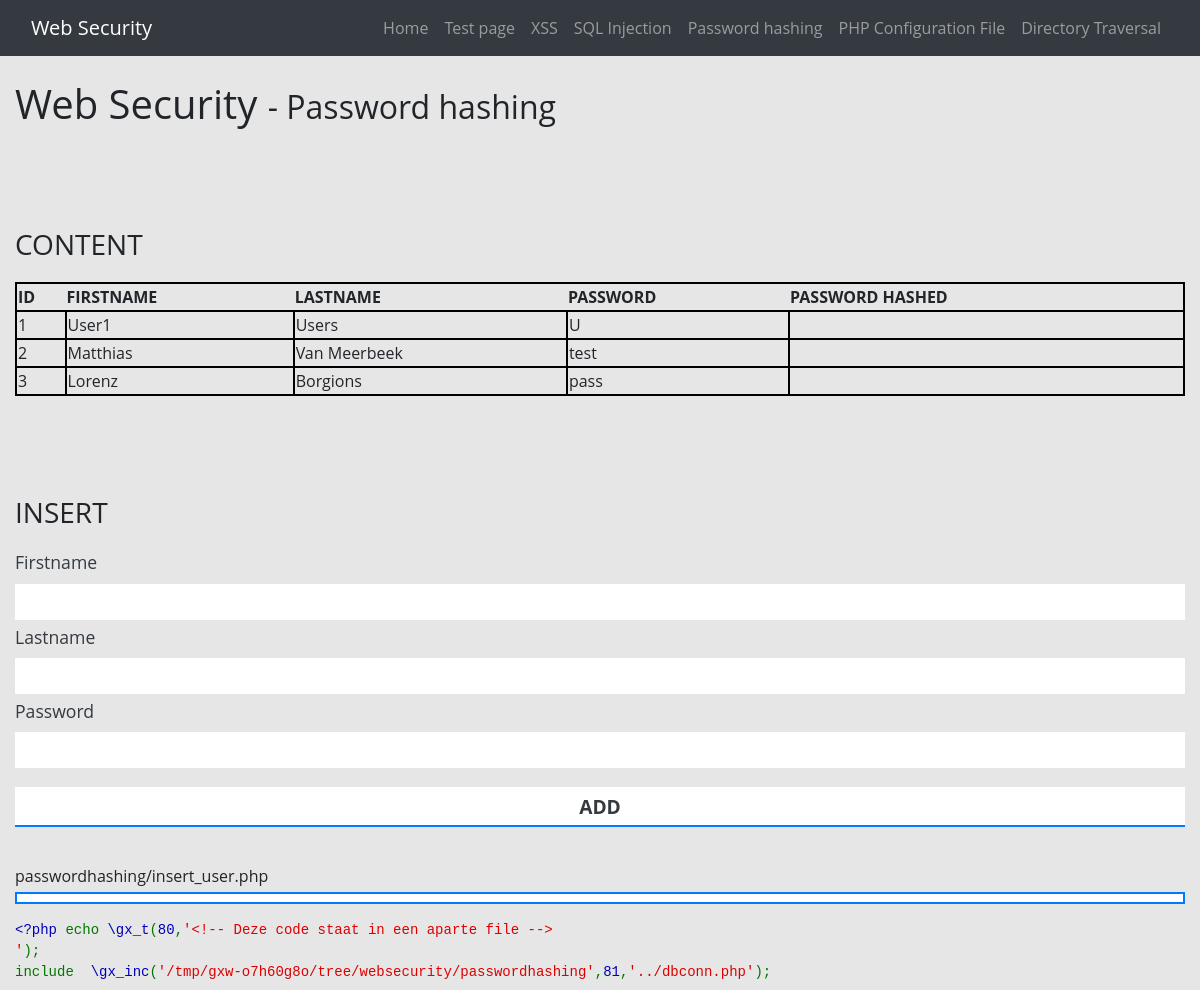
The app's page /websecurity/passwordhashing.php (upper part), older data.
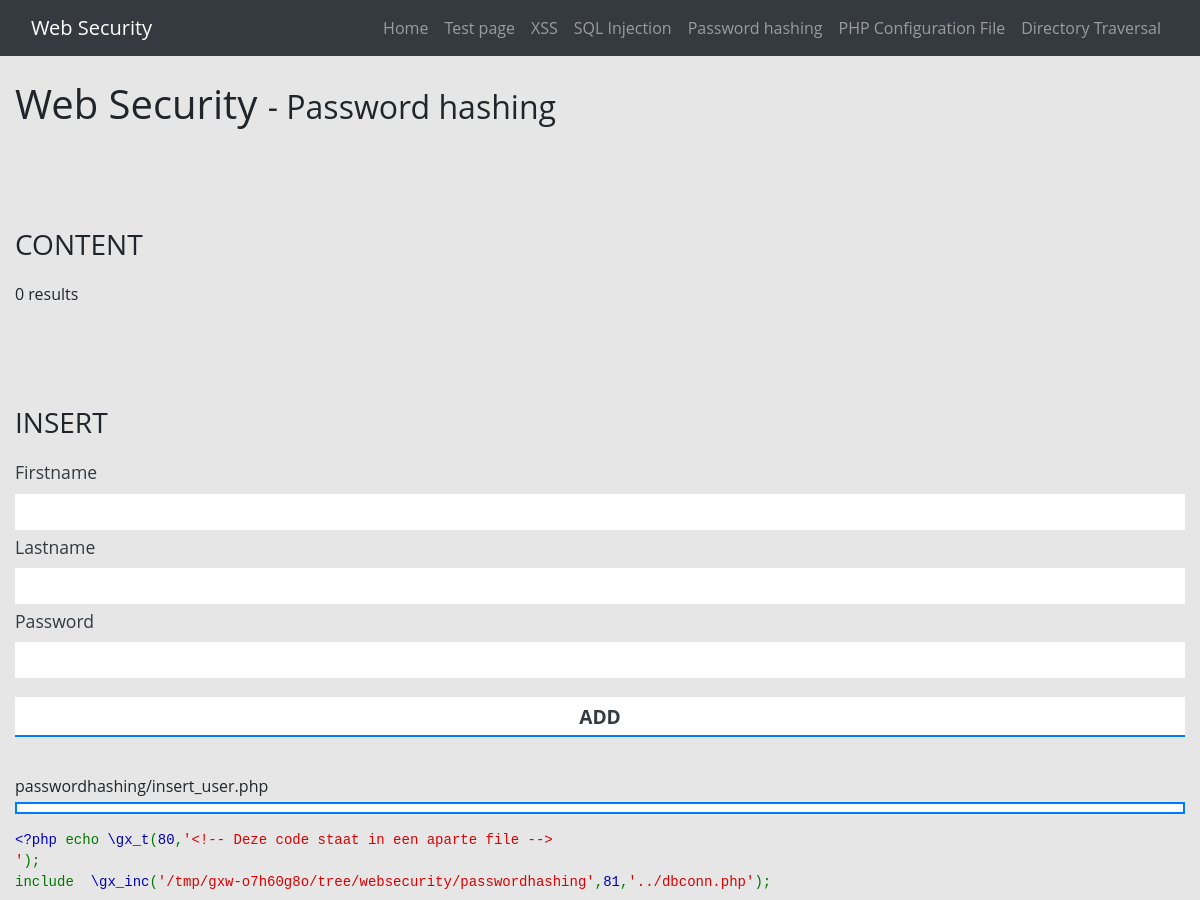
The same page, newer data.
### tables this page shows
CREATE TABLE `users` (
  `id` bigint(20) UNSIGNED NOT NULL,
  `firstname` varchar(128) NOT NULL,
  `lastname` varchar(128) NOT NULL,
  `password` varchar(128) NOT NULL,
  `passwordhashed` varchar(256) NOT NULL
);

### websecurity/selectall_user.php (the view)
<?php
$sql = "SELECT * FROM users";
$result = $connection->query($sql);
if ($result->num_rows > 0) {
    echo "<table><thead><tr><th>ID</th><th>FIRSTNAME</th><th>LASTNAME</th><th>PASSWORD</th><th>PASSWORD HASHED</th></tr></thead><tbody>";
    while($row = $result->fetch_assoc()) {
        echo "<tr><td>" . $row["id"]. " </td><td>" . $row["firstname"]. "</td><td>" . $row["lastname"]. "</td><td>" . $row["password"]. "</td><td>" . $row["passwordhashed"]. "</td></tr>";
    }
    echo "</tbody></table>";
} else {
    echo "0 results";
}
?>

### websecurity/passwordhashing.php (shortened to what this page needs)
<?php
include 'dbconn.php';
?>
<!DOCTYPE html>
<html lang="en">
<head>
	<?php
	include 'head.php';
	?>
</head>
<body>
	<?php
	include 'navigation.php';
	?>
	<main>
		<div class="container">
			<h1 class="my-4">Web Security
				<small>- Password hashing</small>
			</h1>
			<h3>CONTENT</h3>
            <?php
			include 'selectall_user.php';
			?>
			<h3>INSERT</h3>
			<form action="passwordhashing/insert_user.php" method="POST">
				<p>
					<label for="firstname">Firstname</label>
					<input type="text" id="firstname" name="firstname" required/>
				</p>
				<p>
					<label for="lastname">Lastname</label>
					<input type="text" id="lastname" name="lastname" required/>
				</p>
				<p>
					<label for="password">Password</label>
					<input type="text" id="password" name="password" required/>
				</p>
				<input type="submit" value="ADD"/>
			</form>
			<h4>passwordhashing/insert_user.php</h4>
			<p class="code">
			</p>
		</div>
	</main>
</body>
</html>

### websecurity/head.php (shortened to what this page needs)
<link href="vendor/bootstrap/css/bootstrap.min.css" rel="stylesheet">
<link href="css/3-col-portfolio.css" rel="stylesheet">

### websecurity/navigation.php (shortened to what this page needs)
<nav class="navbar navbar-expand-lg navbar-dark bg-dark fixed-top">
	<div class="container">
		<a class="navbar-brand" href="#">Web Security</a>
		<div class="collapse navbar-collapse" id="navbarResponsive">
			<ul class="navbar-nav ml-auto">
				<li class="nav-item">
					<a class="nav-link" href="index.php">Home</a>
				</li>
				<li class="nav-item">
					<a class="nav-link" href="test.php">Test page</a>
				</li>
				<li class="nav-item">
					<a class="nav-link" href="xss.php">XSS</a>
				</li>
				<li class="nav-item">
					<a class="nav-link" href="sqlinjection.php">SQL Injection</a>
				</li>
				<li class="nav-item">
					<a class="nav-link" href="passwordhashing.php">Password hashing</a>
				</li>
				<li class="nav-item">
					<a class="nav-link" href="phpconfigurationfile.php">PHP Configuration File</a>
				</li>
				<li class="nav-item">
					<a class="nav-link" href="directorytraversal.php">Directory Traversal</a>
				</li>
			</ul>
		</div>
	</div>
</nav>

### websecurity/css/3-col-portfolio.css (style rules this page uses)
html, body { font-family: 'Open Sans', sans-serif; background-color: rgb(230, 230, 230); }
body { padding-top: 54px; }
@media (min-width: 768px) { .container { max-width: 1000px; } }
@media (min-width: 992px) { .container { max-width: 1100px; } }
@media (min-width: 1200px) { .container { max-width: 1400px; } }
main { min-height: 100vh; }
p.code { background-color: rgb(255, 255, 255); border: 2px solid var(--primary); padding: 4px; }
h3 { margin: 100px 0 20px 0; }
h4 { font-size: 1rem; margin: 10px 0 5px 0; }
nav a { text-align: center; }
main .container form { margin: 0 auto 40px auto; width: 100%; color: #343A40; }
main .container form p { margin: 4px 0 4px 0; }
main .container label { color: #343A40; font-size: 1.1rem; }
main .container input { margin: 0; padding: 1px; width: 100%; height: 36px; color: #343A40; background-color: #FFF; font-family: 'Open Sans', sans-serif; font-size: 0.9rem; border: 2px solid transparent; -webkit-box-sizing: border-box; -moz-box-sizing: border-box; -o-box-sizing: border-box; -ms-box-sizing: border-box; box-sizing: border-box; }
main .container button, main .container input[type="button"], main .container input[type="submit"] { margin: 15px 0 0 0; width: 100%; height: 40px; color: #343A40; background-color: #FFF; font-family: 'Open Sans', sans-serif; font-size: 1.2rem; font-weight: 700; border: 0 solid transparent; border-top: 2px solid transparent; border-bottom: 2px solid var(--primary); -webkit-transition: background-color 0.1s linear; -moz-transition: background-color 0.1s linear; -o-transition: background-color 0.1s linear; -ms-transition: background-color 0.1s linear; transition: background-color 0.1s linear; }
@media (min-width: 992px) { body { padding-top: 56px; } }
table { width: 100%; margin: 0 0 20px 0; }
table, tr, td { border: 2px solid black; }

Row changes from the older to the newer data that the page shows:
removed users: id "1", firstname "User1", lastname "Users", password "U"
removed users: id "2", firstname "Matthias", lastname "Van Meerbeek", password "test"
removed users: id "3", firstname "Lorenz", lastname "Borgions", password "pass"
Text that changed along with them:
text no longer shown: "ID FIRSTNAME LASTNAME PASSWORD PASSWORD HASHED"
text now shown: "0 results"
